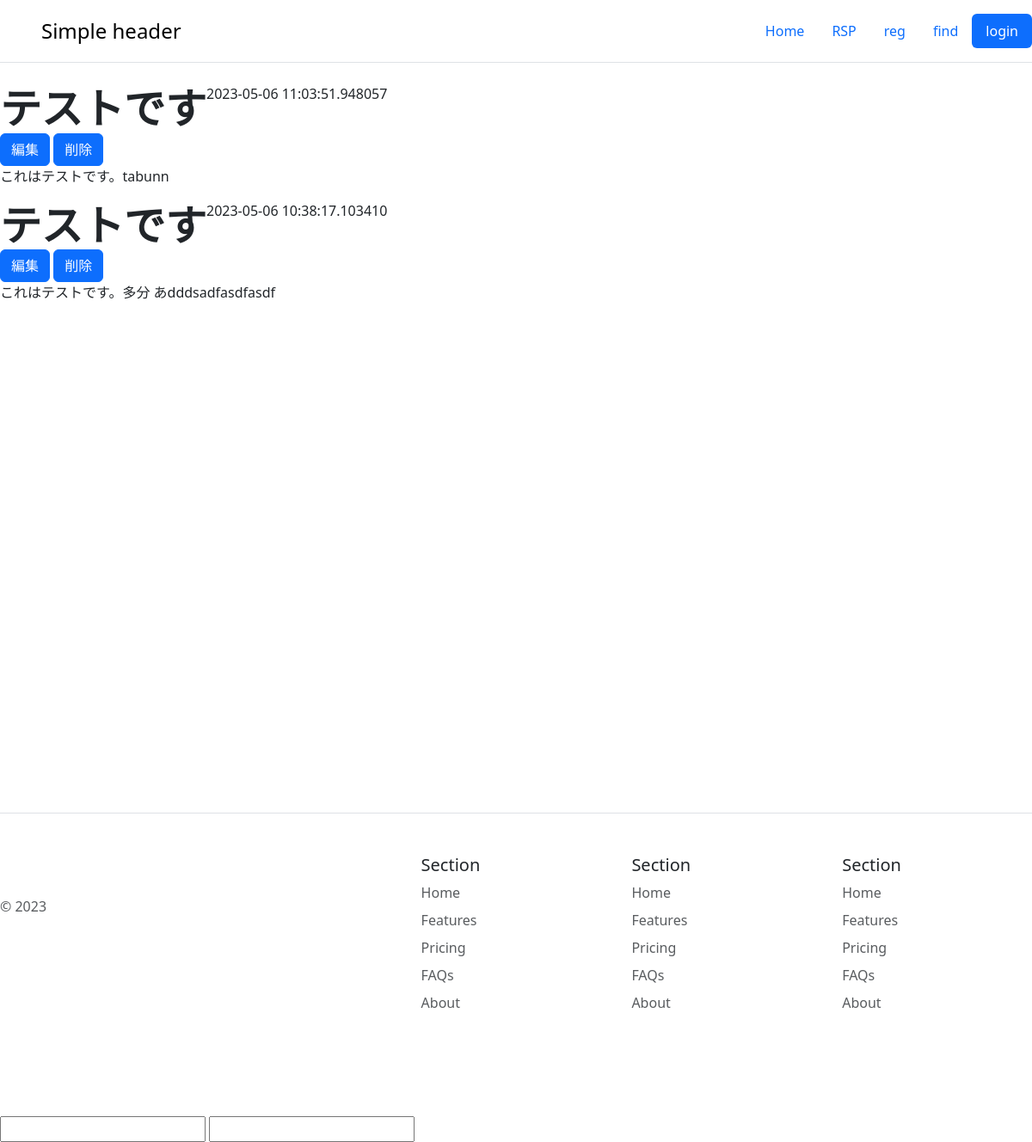
Page /blog on the committed database.
### app.py (models this page shows, shortened)
class Post(db.Model):
    __tablename__ = 'post'
    children = relationship("Comment", backref="comment")
    id = db.Column(db.Integer, primary_key=True)
    title = db.Column(db.String(50), nullable=False)
    body = db.Column(db.String(500), nullable=False)
    time = db.Column(db.DateTime)

### app.py (the view)
@app.route('/blog', methods=['GET'])
def blog():
    posts = Post.query.all()
    return render_template('blog.html', posts=posts)

### templates/blog.html
{% extends 'base.html' %}
{%block header%}
<li class="nav-item"><a href="/" class="nav-link">Home</a></li>
<li class="nav-item"><a href="/triangle" class="nav-link">RSP</a></li>
<li class="nav-item"><a href="/signup" class="nav-link">reg</a></li>
<li class="nav-item"><a href="/find" class="nav-link">find</a></li>
<li class="nav-item"><a href="/login" class="nav-link active">login</a></li>
{%endblock%}
{% block content %}
<div class="vh-100 vw-100 bg-image justify-content-center">
{%for post in posts%}
<div>
    <div class="d-flex">
        <div class="display-5 fw-bold">{{ post.title}}</div>
        <div>{{ post.time }}</div>
    </div>
    <div>
        <a class="btn btn-primary" type="submit" href="/postedit/{{post.id}}" method="POST">編集</a>
        <a class="btn btn-primary" type="submit" href="/delete/{{post.id}}" method="POST">削除</a>
    </div>
    <p>{{ post.body }}</p>
</div>
{% endfor %}
</div>
{% endblock %}

### rows in the picture
Post: title "テストです", time "2023-05-06 11:03:51.948057", body "これはテストです。tabunn"
Post: title "テストです", time "2023-05-06 10:38:17.103410", body "これはテストです。多分 あdddsadfasdfasdf"
